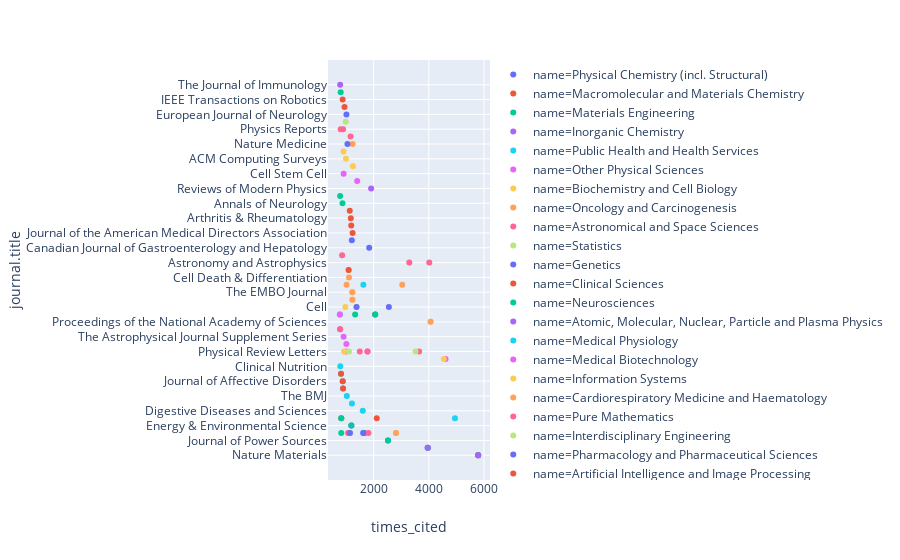

Write notebook code for a chart like this one.
### Markdown cell above
Focusing on the top 100 publications to keep the chart readable...

### Code cell
px.scatter(df.head(100), x="times_cited", y="journal.title", color="name")

### Figure 1 — Plotly figure (JSON) as saved in the notebook; plotly's stock layout.template omitted (floating-point values rounded to 4 significant figures)
{"data": [{"hoverlabel": {"namelength": 0}, "hovertemplate": "name=Physical Chemistry (incl. Structural)<br>times_cited=%{x}<br>journal.title=%{y}", "legendgroup": "name=Physical Chemistry (incl. Structural)", "marker": {"color": "#636efa", "symbol": "circle"}, "mode": "markers", "name": "name=Physical Chemistry (incl. Structural)", "showlegend": true, "type": "scatter", "uid": "d5d73711-6596-4514-93dd-05cb5134de2d", "x": [5790, 3961, 2520, 1648, 1190], "xaxis": "x", "y": ["Nature Materials", "Angewandte Chemie International Edition", "Journal of Power Sources", "Nature", "Energy & Environmental Science"], "yaxis": "y"}, {"hoverlabel": {"namelength": 0}, "hovertemplate": "name=Macromolecular and Materials Chemistry<br>times_cited=%{x}<br>journal.title=%{y}", "legendgroup": "name=Macromolecular and Materials Chemistry", "marker": {"color": "#EF553B", "symbol": "circle"}, "mode": "markers", "name": "name=Macromolecular and Materials Chemistry", "showlegend": true, "type": "scatter", "uid": "810930ec-e88a-4d42-bef6-a3d5d9e2a28a", "x": [5790, 1648], "xaxis": "x", "y": ["Nature Materials", "Nature"], "yaxis": "y"}, {"hoverlabel": {"namelength": 0}, "hovertemplate": "name=Materials Engineering<br>times_cited=%{x}<br>journal.title=%{y}", "legendgroup": "name=Materials Engineering", "marker": {"color": "#00cc96", "symbol": "circle"}, "mode": "markers", "name": "name=Materials Engineering", "showlegend": true, "type": "scatter", "uid": "fa9b5381-bba9-4553-868a-76a7b57d7dfc", "x": [5790, 3961, 2520, 1648, 1190], "xaxis": "x", "y": ["Nature Materials", "Angewandte Chemie International Edition", "Journal of Power Sources", "Nature", "Energy & Environmental Science"], "yaxis": "y"}, {"hoverlabel": {"namelength": 0}, "hovertemplate": "name=Inorganic Chemistry<br>times_cited=%{x}<br>journal.title=%{y}", "legendgroup": "name=Inorganic Chemistry", "marker": {"color": "#ab63fa", "symbol": "circle"}, "mode": "markers", "name": "name=Inorganic Chemistry", "showlegend": true, "type": "scatter", "uid": "a7073c89-728c-4f87-869c-e908bcdb2a1f", "x": [5790, 3961], "xaxis": "x", "y": ["Nature Materials", "Angewandte Chemie International Edition"], "yaxis": "y"}, {"hoverlabel": {"namelength": 0}, "hovertemplate": "name=Public Health and Health Services<br>times_cited=%{x}<br>journal.title=%{y}", "legendgroup": "name=Public Health and Health Services", "marker": {"color": "#19d3f3", "symbol": "circle"}, "mode": "markers", "name": "name=Public Health and Health Services", "showlegend": true, "type": "scatter", "uid": "840db889-d707-4fa0-a699-c3b56a4f0302", "x": [4950, 1605, 1212, 1026, 890, 878, 815, 789], "xaxis": "x", "y": ["The Lancet", "Digestive Diseases and Sciences", "Intensive Care Medicine", "The BMJ", "JAMA", "Journal of Affective Disorders", "The journal of nutrition, health & aging", "Clinical Nutrition"], "yaxis": "y"}, {"hoverlabel": {"namelength": 0}, "hovertemplate": "name=Other Physical Sciences<br>times_cited=%{x}<br>journal.title=%{y}", "legendgroup": "name=Other Physical Sciences", "marker": {"color": "#e763fa", "symbol": "circle"}, "mode": "markers", "name": "name=Other Physical Sciences", "showlegend": true, "type": "scatter", "uid": "6beae40a-bdc6-4174-8252-2cc7e6bc0514", "x": [4608, 1776, 1010, 909, 782], "xaxis": "x", "y": ["Physics Letters B", "Physical Review Letters", "Nuclear Instruments and Methods in Physics Research Section A Accelerators Spectrometers Detectors and Associated Equipment", "The Astrophysical Journal Supplement Series", "Classical and Quantum Gravity"], "yaxis": "y"}, {"hoverlabel": {"namelength": 0}, "hovertemplate": "name=Biochemistry and Cell Biology<br>times_cited=%{x}<br>journal.title=%{y}", "legendgroup": "name=Biochemistry and Cell Biology", "marker": {"color": "#FECB52", "symbol": "circle"}, "mode": "markers", "name": "name=Biochemistry and Cell Biology", "showlegend": true, "type": "scatter", "uid": "04b748ba-af1a-4587-8369-df1d08209112", "x": [4543, 4064, 2808, 2055, 1373, 1230, 1226, 1140, 973], "xaxis": "x", "y": ["Physics Letters B", "Proceedings of the National Academy of Sciences", "Nature", "Science", "Cell", "Biochimica et Biophysica Acta (BBA) - Lipids and Lipid Metabolism", "The EMBO Journal", "Nature", "Cell"], "yaxis": "y"}, {"hoverlabel": {"namelength": 0}, "hovertemplate": "name=Oncology and Carcinogenesis<br>times_cited=%{x}<br>journal.title=%{y}", "legendgroup": "name=Oncology and Carcinogenesis", "marker": {"color": "#FFA15A", "symbol": "circle"}, "mode": "markers", "name": "name=Oncology and Carcinogenesis", "showlegend": true, "type": "scatter", "uid": "8a911842-a457-4604-8593-7c8261a7165e", "x": [4064, 3036, 2808, 1230, 1226, 1106, 1092, 1017], "xaxis": "x", "y": ["Proceedings of the National Academy of Sciences", "The Lancet Oncology", "Nature", "Biochimica et Biophysica Acta (BBA) - Lipids and Lipid Metabolism", "The EMBO Journal", "Cell Death & Differentiation", "New England Journal of Medicine", "The Lancet Oncology"], "yaxis": "y"}, {"hoverlabel": {"namelength": 0}, "hovertemplate": "name=Astronomical and Space Sciences<br>times_cited=%{x}<br>journal.title=%{y}", "legendgroup": "name=Astronomical and Space Sciences", "marker": {"color": "#FF6692", "symbol": "circle"}, "mode": "markers", "name": "name=Astronomical and Space Sciences", "showlegend": true, "type": "scatter", "uid": "43fe63af-1d39-4887-bec7-98fea445ea8e", "x": [4017, 3650, 3292, 1808, 1776, 1496, 1070, 1000, 855, 782], "xaxis": "x", "y": ["Astronomy and Astrophysics", "Physical Review Letters", "Astronomy and Astrophysics", "Nature", "Physical Review Letters", "Physical Review Letters", "Nature", "Physical Review Letters", "Monthly Notices of the Royal Astronomical Society", "Classical and Quantum Gravity"], "yaxis": "y"}, {"hoverlabel": {"namelength": 0}, "hovertemplate": "name=Statistics<br>times_cited=%{x}<br>journal.title=%{y}", "legendgroup": "name=Statistics", "marker": {"color": "#B6E880", "symbol": "circle"}, "mode": "markers", "name": "name=Statistics", "showlegend": true, "type": "scatter", "uid": "b5d2fdc0-f2b8-4829-8f94-6aa4d9c9ac2e", "x": [3517], "xaxis": "x", "y": ["Physical Review Letters"], "yaxis": "y"}, {"hoverlabel": {"namelength": 0}, "hovertemplate": "name=Genetics<br>times_cited=%{x}<br>journal.title=%{y}", "legendgroup": "name=Genetics", "marker": {"color": "#636efa", "symbol": "circle"}, "mode": "markers", "name": "name=Genetics", "showlegend": true, "type": "scatter", "uid": "545ba10b-0fcf-46f3-b0ea-dacc072e6b6b", "x": [2552, 2055, 1838, 1617, 1379, 1208, 1140], "xaxis": "x", "y": ["Cell", "Science", "Canadian Journal of Gastroenterology and Hepatology", "Nature", "Cell", "Nature Reviews Genetics", "Nature"], "yaxis": "y"}, {"hoverlabel": {"namelength": 0}, "hovertemplate": "name=Clinical Sciences<br>times_cited=%{x}<br>journal.title=%{y}", "legendgroup": "name=Clinical Sciences", "marker": {"color": "#EF553B", "symbol": "circle"}, "mode": "markers", "name": "name=Clinical Sciences", "showlegend": true, "type": "scatter", "uid": "fbe90b21-aed4-4438-9cfa-83af9ed650c9", "x": [2112, 1235, 1186, 1170, 1132, 1092, 890, 878, 825, 815], "xaxis": "x", "y": ["The Lancet", "Journal of the American Medical Directors Association", "Blood", "Arthritis & Rheumatology", "Annals of the Rheumatic Diseases", "New England Journal of Medicine", "JAMA", "Journal of Affective Disorders", "The Lancet", "The journal of nutrition, health & aging"], "yaxis": "y"}, {"hoverlabel": {"namelength": 0}, "hovertemplate": "name=Neurosciences<br>times_cited=%{x}<br>journal.title=%{y}", "legendgroup": "name=Neurosciences", "marker": {"color": "#00cc96", "symbol": "circle"}, "mode": "markers", "name": "name=Neurosciences", "showlegend": true, "type": "scatter", "uid": "7c5e4c5d-0dd7-45c8-bb68-70a8585c500d", "x": [2055, 1327, 868, 825, 824, 784], "xaxis": "x", "y": ["Science", "Science", "Annals of Neurology", "The Lancet", "Nature", "Nature Genetics"], "yaxis": "y"}, {"hoverlabel": {"namelength": 0}, "hovertemplate": "name=Atomic, Molecular, Nuclear, Particle and Plasma Physics<br>times_cited=%{x}<br>journal.title=%{y}", "legendgroup": "name=Atomic, Molecular, Nuclear, Particle and Plasma Physics", "marker": {"color": "#ab63fa", "symbol": "circle"}, "mode": "markers", "name": "name=Atomic, Molecular, Nuclear, Particle and Plasma Physics", "showlegend": true, "type": "scatter", "uid": "88ce31fe-8c82-4e34-a496-63408e783a98", "x": [1908], "xaxis": "x", "y": ["Reviews of Modern Physics"], "yaxis": "y"}, {"hoverlabel": {"namelength": 0}, "hovertemplate": "name=Medical Physiology<br>times_cited=%{x}<br>journal.title=%{y}", "legendgroup": "name=Medical Physiology", "marker": {"color": "#19d3f3", "symbol": "circle"}, "mode": "markers", "name": "name=Medical Physiology", "showlegend": true, "type": "scatter", "uid": "4d80f440-253c-417e-ad7e-85705fb5de29", "x": [1626], "xaxis": "x", "y": ["The Lancet Oncology"], "yaxis": "y"}, {"hoverlabel": {"namelength": 0}, "hovertemplate": "name=Medical Biotechnology<br>times_cited=%{x}<br>journal.title=%{y}", "legendgroup": "name=Medical Biotechnology", "marker": {"color": "#e763fa", "symbol": "circle"}, "mode": "markers", "name": "name=Medical Biotechnology", "showlegend": true, "type": "scatter", "uid": "8d07d0f3-2380-499b-8ed2-bf452e4e365b", "x": [1402, 911], "xaxis": "x", "y": ["Stem Cells", "Cell Stem Cell"], "yaxis": "y"}, {"hoverlabel": {"namelength": 0}, "hovertemplate": "name=Information Systems<br>times_cited=%{x}<br>journal.title=%{y}", "legendgroup": "name=Information Systems", "marker": {"color": "#FECB52", "symbol": "circle"}, "mode": "markers", "name": "name=Information Systems", "showlegend": true, "type": "scatter", "uid": "e7d69987-405a-4a97-9892-58f778311831", "x": [1248, 995, 927, 906], "xaxis": "x", "y": ["nan", "ACM Computing Surveys", "Physical Review Letters", "Clinical Biomechanics"], "yaxis": "y"}, {"hoverlabel": {"namelength": 0}, "hovertemplate": "name=Cardiorespiratory Medicine and Haematology<br>times_cited=%{x}<br>journal.title=%{y}", "legendgroup": "name=Cardiorespiratory Medicine and Haematology", "marker": {"color": "#FFA15A", "symbol": "circle"}, "mode": "markers", "name": "name=Cardiorespiratory Medicine and Haematology", "showlegend": true, "type": "scatter", "uid": "d3bd1d3d-eda2-4ce8-9bd0-7d4b0df3a67f", "x": [1235], "xaxis": "x", "y": ["Nature Medicine"], "yaxis": "y"}, {"hoverlabel": {"namelength": 0}, "hovertemplate": "name=Pure Mathematics<br>times_cited=%{x}<br>journal.title=%{y}", "legendgroup": "name=Pure Mathematics", "marker": {"color": "#FF6692", "symbol": "circle"}, "mode": "markers", "name": "name=Pure Mathematics", "showlegend": true, "type": "scatter", "uid": "b9d188b5-1452-4587-80a8-cb9875e18a64", "x": [1162, 892, 803], "xaxis": "x", "y": ["IEEE Transactions on Automatic Control", "Physics Reports", "Physics Reports"], "yaxis": "y"}, {"hoverlabel": {"namelength": 0}, "hovertemplate": "name=Interdisciplinary Engineering<br>times_cited=%{x}<br>journal.title=%{y}", "legendgroup": "name=Interdisciplinary Engineering", "marker": {"color": "#B6E880", "symbol": "circle"}, "mode": "markers", "name": "name=Interdisciplinary Engineering", "showlegend": true, "type": "scatter", "uid": "4de7c404-f8d2-4073-b47c-34d6d016dfca", "x": [1107, 985], "xaxis": "x", "y": ["Physical Review Letters", "Journal of Computational Physics"], "yaxis": "y"}, {"hoverlabel": {"namelength": 0}, "hovertemplate": "name=Pharmacology and Pharmaceutical Sciences<br>times_cited=%{x}<br>journal.title=%{y}", "legendgroup": "name=Pharmacology and Pharmaceutical Sciences", "marker": {"color": "#636efa", "symbol": "circle"}, "mode": "markers", "name": "name=Pharmacology and Pharmaceutical Sciences", "showlegend": true, "type": "scatter", "uid": "ed54c856-ca82-495f-a0ad-951e0309cfa3", "x": [1048, 1011], "xaxis": "x", "y": ["Nature Medicine", "European Journal of Neurology"], "yaxis": "y"}, {"hoverlabel": {"namelength": 0}, "hovertemplate": "name=Artificial Intelligence and Image Processing<br>times_cited=%{x}<br>journal.title=%{y}", "legendgroup": "name=Artificial Intelligence and Image Processing", "marker": {"color": "#EF553B", "symbol": "circle"}, "mode": "markers", "name": "name=Artificial Intelligence and Image Processing", "showlegend": true, "type": "scatter", "uid": "d000b89e-b0d7-4ef4-ae09-7d4be7a77bbd", "x": [941, 873], "xaxis": "x", "y": ["PLoS Biology", "IEEE Transactions on Robotics"], "yaxis": "y"}, {"hoverlabel": {"namelength": 0}, "hovertemplate": "name=Psychology<br>times_cited=%{x}<br>journal.title=%{y}", "legendgroup": "name=Psychology", "marker": {"color": "#00cc96", "symbol": "circle"}, "mode": "markers", "name": "name=Psychology", "showlegend": true, "type": "scatter", "uid": "08dc33c5-84cd-4cff-b215-093239ccff8d", "x": [803], "xaxis": "x", "y": ["Journal of Personality and Social Psychology"], "yaxis": "y"}, {"hoverlabel": {"namelength": 0}, "hovertemplate": "name=Immunology<br>times_cited=%{x}<br>journal.title=%{y}", "legendgroup": "name=Immunology", "marker": {"color": "#ab63fa", "symbol": "circle"}, "mode": "markers", "name": "name=Immunology", "showlegend": true, "type": "scatter", "uid": "152b8504-9120-4dae-8b4e-99a02c65decc", "x": [785], "xaxis": "x", "y": ["The Journal of Immunology"], "yaxis": "y"}, {"hoverlabel": {"namelength": 0}, "hovertemplate": "name=Environmental Science and Management<br>times_cited=%{x}<br>journal.title=%{y}", "legendgroup": "name=Environmental Science and Management", "marker": {"color": "#19d3f3", "symbol": "circle"}, "mode": "markers", "name": "name=Environmental Science and Management", "showlegend": true, "type": "scatter", "uid": "b3465348-3a7e-48d6-bd88-7543e186f3d5", "x": [773], "xaxis": "x", "y": ["Science"], "yaxis": "y"}, {"hoverlabel": {"namelength": 0}, "hovertemplate": "name=Ecology<br>times_cited=%{x}<br>journal.title=%{y}", "legendgroup": "name=Ecology", "marker": {"color": "#e763fa", "symbol": "circle"}, "mode": "markers", "name": "name=Ecology", "showlegend": true, "type": "scatter", "uid": "149993c2-b2f8-4f4f-9422-face3c4c946f", "x": [773], "xaxis": "x", "y": ["Science"], "yaxis": "y"}], "layout": {"autosize": true, "grid": {"xaxes": ["x"], "xgap": 0.1, "xside": "bottom", "yaxes": ["y"], "ygap": 0.1, "yside": "left"}, "legend": {"tracegroupgap": 0}, "margin": {"t": 60}, "xaxis": {"autorange": true, "range": [441.2, 6122.0], "title": {"text": "times_cited"}, "type": "linear"}, "yaxis": {"autorange": true, "range": [-3.545, 53.55], "title": {"text": "journal.title"}, "type": "category"}}}
